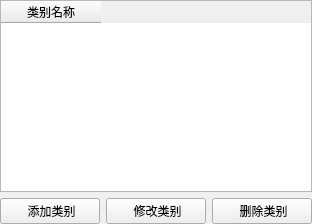
       <widget class="QWidget" name="tabSupType">
        <attribute name="title">
         <string>供应商类别</string>
        </attribute>
        <layout class="QVBoxLayout" name="verticalLayout_8">
         <property name="leftMargin">
          <number>0</number>
         </property>
         <property name="topMargin">
          <number>0</number>
         </property>
         <property name="rightMargin">
          <number>0</number>
         </property>
         <property name="bottomMargin">
          <number>0</number>
         </property>
         <item>
          <layout class="QVBoxLayout" name="verticalLayout_5">
           <item>
            <widget class="QTableWidget" name="tableWidgetSupType">
             <column>
              <property name="text">
               <string>类别名称</string>
              </property>
             </column>
            </widget>
           </item>
           <item>
            <layout class="QHBoxLayout" name="horizontalLayout_4">
             <item>
              <widget class="QPushButton" name="pushButtonAddType">
               <property name="minimumSize">
                <size>
                 <width>100</width>
                 <height>0</height>
                </size>
               </property>
               <property name="styleSheet">
                <string notr="true"/>
               </property>
               <property name="text">
                <string> 添加类别</string>
               </property>
               <property name="icon">
                <iconset resource="../../../res.qrc">
                 <normaloff>:/image/image/addfile.png</normaloff>:/image/image/addfile.png</iconset>
               </property>
              </widget>
             </item>
             <item>
              <widget class="QPushButton" name="pushButtonUpdateType">
               <property name="minimumSize">
                <size>
                 <width>100</width>
                 <height>0</height>
                </size>
               </property>
               <property name="styleSheet">
                <string notr="true"/>
               </property>
               <property name="text">
                <string> 修改类别</string>
               </property>
               <property name="icon">
                <iconset resource="../../../res.qrc">
                 <normaloff>:/image/image/修改.png</normaloff>:/image/image/修改.png</iconset>
               </property>
              </widget>
             </item>
             <item>
              <widget class="QPushButton" name="pushButtonDelType">
               <property name="minimumSize">
                <size>
                 <width>100</width>
                 <height>0</height>
                </size>
               </property>
               <property name="styleSheet">
                <string notr="true"/>
               </property>
               <property name="text">
                <string> 删除类别</string>
               </property>
               <property name="icon">
                <iconset resource="../../../res.qrc">
                 <normaloff>:/image/image/删 除.png</normaloff>:/image/image/删 除.png</iconset>
               </property>
              </widget>
             </item>
            </layout>
           </item>
          </layout>
         </item>
        </layout>
       </widget>
